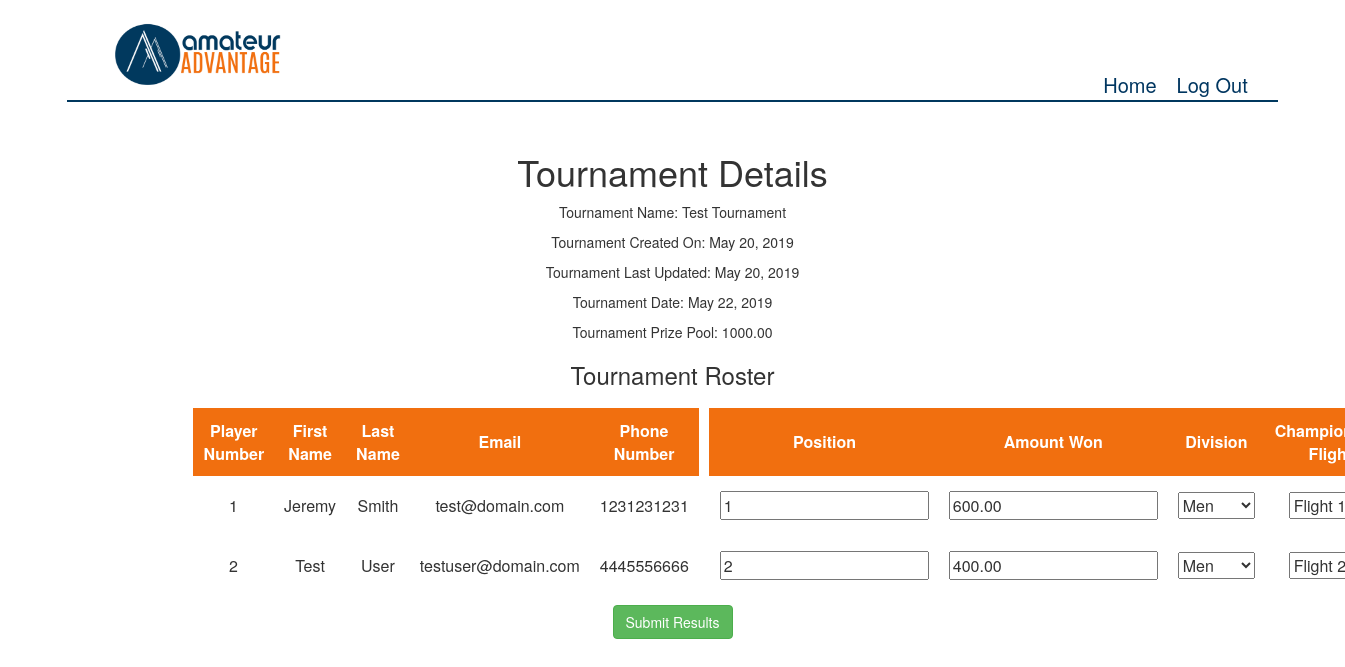
Screenshot of /tournament/tournamentResults/25 (signed in) with the database file from the repository.
### tournament/models.py (models this page shows, shortened)
class tournament (models.Model):
    user_choices = ((1,'active'), (2,'abandoned'), (3,'in_progress'), (4,'complete'))
    tournament_id = models.AutoField(primary_key = True)
    tournament_name = models.CharField(max_length = 50)
    shop = models.ForeignKey(proShop, related_name='shopTournament', on_delete=models.CASCADE)
    players = models.ManyToManyField(
        player,
        through='playerResults',
        through_fields=('tournament','player')
        )
    number_of_players = models.PositiveIntegerField(null=True, default=0)
    created_on = models.DateField(auto_now_add = True)
    last_updated = models.DateField(auto_now = True)
    tournament_date = models.DateField()
    prize_pool = models.DecimalField(max_digits=11,decimal_places=2, blank=True, null=True, default = 0.00)
    status = models.PositiveSmallIntegerField(
                  choices=user_choices,
                  default=1)
    def getTournamentFromID(id):
        return tournament.objects.filter(tournament_id = id)[0]

class playerResults (models.Model):
    flight_choices = ((1,'Flight 1'), (2,'Flight 2'), (3,'Flight 3'), (4,'Flight 4'), (5,'Flight 5'), (6,'Flight 6'), (7,'Flight 7'), (8,'Flight 8'),
                     (9,'Flight 9'), (10,'Flight 10'))
    division_choices = ((1,'Senior'), (2,'Women'), (3,'Junior'),(4,'Men'))
    tournament = models.ForeignKey(tournament, related_name = 'tournamentSet',on_delete=models.CASCADE)
    player = models.ForeignKey(player, related_name='tournamentPlayer', on_delete=models.CASCADE)
    amount_won = models.DecimalField(max_digits=11,decimal_places=2, blank=True, null=True, default = 0.00)
    position = models.PositiveIntegerField(blank=True, null=True, default = '0')
    flight = models.PositiveSmallIntegerField(
                  choices=flight_choices,
                  default=1)
    division = models.PositiveSmallIntegerField(
                  choices=division_choices,
                  default=1)
    added_on = models.DateField(auto_now_add = True)
    class Meta:
        verbose_name_plural = 'playerResults'
    def getTournamentPlayers(tourn):
        return playerResults.objects.filter(tournament = tourn)

### users/models.py (models this page shows, shortened)
class player (models.Model):
    user = models.OneToOneField(CustomUser, related_name='userPlayer', on_delete=models.CASCADE, primary_key = True)
    address = models.CharField(max_length = 50)
    homeCourse = models.CharField(max_length = 50)
    insrt_timestamp = models.DateField(auto_now_add = True)
    chnge_timestamp = models.DateField(auto_now = True)
    pin = models.CharField(max_length=128, default='0000')

class CustomUser(AbstractUser):
    user_choices = ((1,'admin'), (2,'player'), (3,'shop'), (4,'buyer'), (5, 'exec'))
    objects = CustomUserManager()
    userType = models.PositiveSmallIntegerField(
                  choices=user_choices,
                  default=1)
    phoneNumber = models.CharField(max_length = 10, null=True)
    def isShop(user):
        if user.userType == 3:
            return True
        else:
            return False

### tournament/views.py (the view)
# urls.py: path('tournamentResults/<id>', views.tournamentResults, name='tournamentResults'),
@login_required
@user_passes_test(shop_test,login_url='/', redirect_field_name=None)
def tournamentResults(request, id):
    curTournament = tournament.getTournamentFromID(id)
    tournamentPlayers = playerResults.getTournamentPlayers(curTournament)
    if request.method == "POST":
        formSet=playerResultFormSet(request.POST,request.FILES)
        totalAmount = 0.00
        for form in formSet:
            if form.is_valid():
                curAmount = float(form.cleaned_data['amount_won'])
                totalAmount += curAmount
                form.save()
        print(totalAmount)
        getNextPage = tournament.balanceWinnings(curTournament,totalAmount)
        if getNextPage == "Exact":
            return redirect('finalizeResults', id=curTournament.tournament_id)
        elif getNextPage == "Over":
            return redirect('fundsOver', id=curTournament.tournament_id)
        else:
            return redirect('fundsUnder', id=curTournament.tournament_id)
    else:
        formSet = playerResultFormSet(queryset=tournamentPlayers)
        return render(request, 'tournaments/tournamentResults.html',{
            "curTournament" : curTournament,
            "tournamentPlayers" : tournamentPlayers,
            "forms":formSet,
        })

### tournament/views.py (called while the page is built)
def shop_test(user):
    return CustomUser.isShop(user)

### templates/tournaments/tournamentResults.html (shortened to what this page needs)
{% extends 'base.html' %}
{% load static %}
{% block css %}
<link rel="stylesheet" type="text/css" href="{% static 'tournament/confirm.css' %}">
{% endblock %}
{% block content %}
<div class='tournDetails'>
    <h1>Tournament Details</h1>
        <p>Tournament Name: {{ curTournament.tournament_name }}</p>
        <p>Tournament Created On: {{ curTournament.created_on }}</p>
        <p>Tournament Last Updated: {{ curTournament.last_updated }}</p>
        <p>Tournament Date: {{ curTournament.tournament_date }}</p>
        <p>Tournament Prize Pool: {{ curTournament.prize_pool }}</p>
</div>
    <form method='post'>
            <h3>Tournament Roster</h3>
            <table>
                <tbody>
                    <td class='innerTable'>
                        <table >
                            <thead>
                                    <th>Player Number</th>
                                    <th>First Name</th>
                                    <th>Last Name</th>
                                    <th>Email</th>
                                    <th>Phone Number</th>
                            </thead>
                            {% for player in tournamentPlayers %}
                            <tr class='rowData'>
                                <td>{{ forloop.counter }}</td>
                                <td>{{ player.player.user.first_name }}</td>
                                <td>{{ player.player.user.last_name }}</td>
                                <td>{{ player.player.user.email }}</td>
                                <td>{{ player.player.user.phoneNumber }}</td>
                            </tr>
                            {% endfor %}
                        </table>
                    </td>
                    <td class='outerTable'>
                        <table class="formTable">
                            <thead>
                                <th>Position</th>
                                <th>Amount Won</th>
                                <th>Division</th>
                                <th>Championship Flight</th>
                            </thead>
                            {% for form in forms %}
                            <tr class='rowData'>
                                <td>{{ form.position }}</td>
                                <td>{{ form.amount_won }}</td>
                                <td>{{ form.division  }}</td>
                                <td>{{ form.flight }}</td>
                            </tr>
                            {% endfor %}
                        </table>
                    </td>
                </tbody>
            </table>
        <button type='submit' class='btn btn-success'>Submit Results</button>
    </form>
{% endblock %}

### static/tournament/confirm.css (style rules this page uses)
table { margin:0 auto; }
td, tr, th { padding: 10px; text-align:center; }
th { text-align:center; border:none; }
thead { background-color:rgb(241,111,15); color:white; border:1px solid rgb(241,111,15); }
tr { height:60px; }
.innerTable { padding:0; margin:0; }

### rows the page displays
tournament: tournament_name "Test Tournament", created_on "May 20, 2019", last_updated "May 20, 2019", tournament_date "May 22, 2019", prize_pool "1000.00"
playerResults: player.user.first_name "Jeremy", player.user.last_name "Smith", player.user.email "test@domain.com", player.user.phoneNumber "1231231231"
playerResults: player.user.first_name "Test", player.user.last_name "User", player.user.email "testuser@domain.com", player.user.phoneNumber "4445556666"
